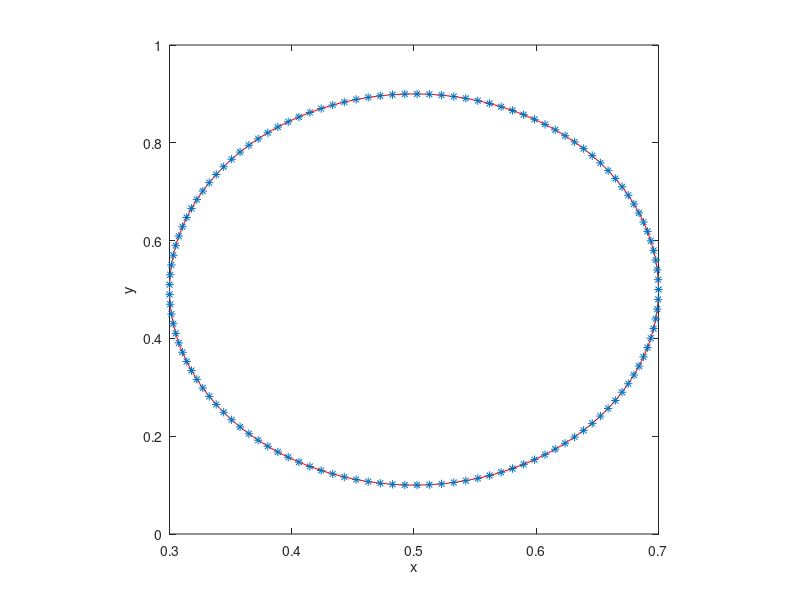

Write MATLAB code to recreate this figure.
%-------------------------------------------------------------------------------------------------------------------%
%
% IB2d is an Immersed Boundary Code (IB) for solving fully coupled non-linear 
% 	fluid-structure interaction models. This version of the code is based off of
%	Peskin's Immersed Boundary Method Paper in Acta Numerica, 2002.
%
% Author: Nicholas A. Battista
% Email:  nick.battista@unc.edu
% Date Created: May 27th, 2015
% Institution: UNC-CH
%
% This code is capable of creating Lagrangian Structures using:
% 	1. Springs
% 	2. Beams (*torsional springs)
% 	3. Target Points
%	4. Muscle-Model (combined Force-Length-Velocity model, "HIll+(Length-Tension)")
%
% One is able to update those Lagrangian Structure parameters, e.g., spring constants, resting %%	lengths, etc
% 
% There are a number of built in Examples, mostly used for teaching purposes. 
% 
% If you would like us %to add a specific muscle model, please let Nick (nick.battista@unc.edu) know.
%
%--------------------------------------------------------------------------------------------------------------------%

%%%%%%%%%%%%%%%%%%%%%%%%%%%%%%%%%%%%%%%%%%%%%%%%%%%%%%%%%%%%%%%%%%%%%%%%%%%%%%%%%%%%%%
%
% FUNCTION: creates the RUBBERBAND-EXAMPLE geometry and prints associated input files
%
%%%%%%%%%%%%%%%%%%%%%%%%%%%%%%%%%%%%%%%%%%%%%%%%%%%%%%%%%%%%%%%%%%%%%%%%%%%%%%%%%%%%%%

function Rubberband()

%
% Grid Parameters (MAKE SURE MATCHES IN input2d !!!)
%
Nx =  32;        % # of Eulerian Grid Pts. in x-Direction (MUST BE EVEN!!!)
Ny =  32;        % # of Eulerian Grid Pts. in y-Direction (MUST BE EVEN!!!)
Lx = 1.0;        % Length of Eulerian Grid in x-Direction
Ly = 1.0;        % Length of Eulerian Grid in y-Direction
dx=Lx/Nx;

x=0:dx:Lx-dx;
y=x;
% Immersed Structure Geometric / Dynamic Parameters %
a = 0.4;         % Length of semi-major axis.
b = 0.2;         % Length of semi-minor axis.
L=1.93768964964;
ds=1/(2*Nx);
s=0:ds:L
N=length(s);
struct_name = 'rubberband'; % Name for .vertex, .spring, etc files.
ds_Rest = 0;     % Resting length of springs


% Call function to construct geometry
[xLag,yLag] = give_Me_Immsersed_Boundary_Geometry(N,a,b);


% Plot Geometry to test
plot(xLag,yLag,'r-'); hold on;
plot(xLag,yLag,'*'); hold on;
xlabel('x'); ylabel('y');
axis square;


% Prints .vertex file!
print_Lagrangian_Vertices(xLag,yLag,struct_name);


% Prints .spring file!
k_Spring = 2.5e4;
print_Lagrangian_Springs(xLag,yLag,k_Spring,ds_Rest,struct_name);

% Call function for initial concentration
[Concentration,X,Y]= give_Me_Initial_Concentration(Lx,Nx,dx,x,y);

% Prints .concentration file!
kDiffusion = 1e-2;
print_Concentration_Info(Nx,Nx,Concentration,kDiffusion,struct_name);

% Prints .beam file!
%k_Beam = 0.5; C = 0.0;
%print_Lagrangian_Beams(xLag,yLag,k_Beam,C,struct_name);


% Prints .target file!
%k_Target = 1e7;
%print_Lagrangian_Target_Pts(xLag,k_Target,struct_name);

%%%%%%%%%%%%%%%%%%%%%%%%%%%%%%%%%%%%%%%%%%%%%%%%%%%%%%%%%%%%%%%%%%%%%%%%
%
% FUNCTION: prints VERTEX points to a file called rubberband.vertex
%
%%%%%%%%%%%%%%%%%%%%%%%%%%%%%%%%%%%%%%%%%%%%%%%%%%%%%%%%%%%%%%%%%%%%%%%%

function print_Lagrangian_Vertices(xLag,yLag,struct_name)

    N = length(xLag);

    vertex_fid = fopen([struct_name '.vertex'], 'w');

    fprintf(vertex_fid, '%d\n', N );

    %Loops over all Lagrangian Pts.
    for s = 1:N
        X_v = xLag(s);
        Y_v = yLag(s);
        fprintf(vertex_fid, '%1.16e %1.16e\n', X_v, Y_v);
    end

    fclose(vertex_fid); 
    
    %%%%%%%%%%%%%%%%%%%%%%%%%%%%%%%%%%%%%%%%%%%%%%%%%%%%%%%%%%%%%%%%%%%%%%%%
%
% FUNCTION: prints Vertex points to a file called rubberband.vertex
%
%%%%%%%%%%%%%%%%%%%%%%%%%%%%%%%%%%%%%%%%%%%%%%%%%%%%%%%%%%%%%%%%%%%%%%%%

function print_Lagrangian_Target_Pts(xLag,k_Target,struct_name)

    N = length(xLag);

    target_fid = fopen([struct_name '.target'], 'w');

    fprintf(target_fid, '%d\n', N );

    %Loops over all Lagrangian Pts.
    for s = 1:N
        fprintf(target_fid, '%d %1.16e\n', s, k_Target);
    end

    fclose(target_fid); 
    
    
%%%%%%%%%%%%%%%%%%%%%%%%%%%%%%%%%%%%%%%%%%%%%%%%%%%%%%%%%%%%%%%%%%%%%%%%%%%%%%%%%%%%%
%
% FUNCTION: prints BEAM (Torsional Spring) points to a file called rubberband.beam
%
%%%%%%%%%%%%%%%%%%%%%%%%%%%%%%%%%%%%%%%%%%%%%%%%%%%%%%%%%%%%%%%%%%%%%%%%%%%%%%%%%%%%%

function print_Lagrangian_Beams(xLag,yLag,k_Beam,C,struct_name)

    % k_Beam: beam stiffness
    % C: beam curvature
    
    N = length(xLag); % NOTE: Total number of beams = Number of Total Lag Pts. - 2

    beam_fid = fopen([struct_name '.beam'], 'w');

    fprintf(beam_fid, '%d\n', N );

    %spring_force = kappa_spring*ds/(ds^2);

    %BEAMS BETWEEN VERTICES
    for s = 2:N-1
            if  s <= N-1         
                fprintf(beam_fid, '%d %d %d %1.16e %1.16e\n',s-1, s, s+1, k_Beam, C);  
            else
                %Case s=N
                fprintf(beam_fid, '%d %d %d %1.16e %1.16e\n',s-1, s, 1,   k_Beam, C);  
            end
    end
    fclose(beam_fid); 


%%%%%%%%%%%%%%%%%%%%%%%%%%%%%%%%%%%%%%%%%%%%%%%%%%%%%%%%%%%%%%%%%%%%%%%%
%
% FUNCTION: prints SPRING points to a file called rubberband.spring
%
%%%%%%%%%%%%%%%%%%%%%%%%%%%%%%%%%%%%%%%%%%%%%%%%%%%%%%%%%%%%%%%%%%%%%%%%

function print_Lagrangian_Springs(xLag,yLag,k_Spring,ds_Rest,struct_name)

    N = length(xLag);

    spring_fid = fopen([struct_name '.spring'], 'w');

    fprintf(spring_fid, '%d\n', N );

    %spring_force = kappa_spring*ds/(ds^2);

    %SPRINGS BETWEEN VERTICES
    for s = 1:N
            if s < N         
                fprintf(spring_fid, '%d %d %1.16e %1.16e\n', s, s+1, k_Spring, ds_Rest);  
            else
                %Case s=N
                fprintf(spring_fid, '%d %d %1.16e %1.16e\n', s, 1,   k_Spring, ds_Rest);  
            end
    end
    fclose(spring_fid); 
    
    

%%%%%%%%%%%%%%%%%%%%%%%%%%%%%%%%%%%%%%%%%%%%%%%%%%%%%%%%%%%%%%%%%%%%%%%%
%
% FUNCTION: creates the Lagrangian structure geometry
%
%%%%%%%%%%%%%%%%%%%%%%%%%%%%%%%%%%%%%%%%%%%%%%%%%%%%%%%%%%%%%%%%%%%%%%%%

function [xLag,yLag] = give_Me_Immsersed_Boundary_Geometry(N,rmin,rmax)

% The immsersed structure is an ellipse %
for i=1:N
    
    xLag(i) = 0.5 + rmax * cos( 2*pi/N*(i-1) );
    yLag(i) = 0.5 + rmin * sin( 2*pi/N*(i-1) );
    
end

function print_Concentration_Info(Nx,Ny,C,kDiffusion,struct_name)

    con_fid = fopen([struct_name '.concentration'], 'w');

    fprintf(con_fid, '%d\n', kDiffusion );

    for i=1:Ny
        for j=1:Nx
            fprintf(con_fid, '%1.16e ', C(i,j) );
        end
        fprintf(con_fid,'\n');
    end    
    




%%%%%%%%%%%%%%%%%%%%%%%%%%%%%%%%%%%%%%%%%%%%%%%%%%%%%%%%%%%%%%%%%%%
%
% FUNCTION: gives initial concentration gradient inside channel
%
%%%%%%%%%%%%%%%%%%%%%%%%%%%%%%%%%%%%%%%%%%%%%%%%%%%%%%%%%%%%%%%%%%%

function [C,X,Y] = give_Me_Initial_Concentration(Lx,Nx,dx,xLag,yLag)
%X_lag(:,1)=xLag(1:ceil(length(xLag)/2));
%X_lag(:,2)=xLag(ceil(length(xLag)/2)+1:end);

%Y_lag(:,1)=yLag(1:ceil(length(xLag)/2));
%Y_lag(:,2)=yLag(ceil(length(xLag)/2)+1:end);


x = 0:dx:Lx-dx;
y = 0:dx:Lx-dx;

[X,Y]=meshgrid(x,y);

C=zeros(Nx,Nx);
